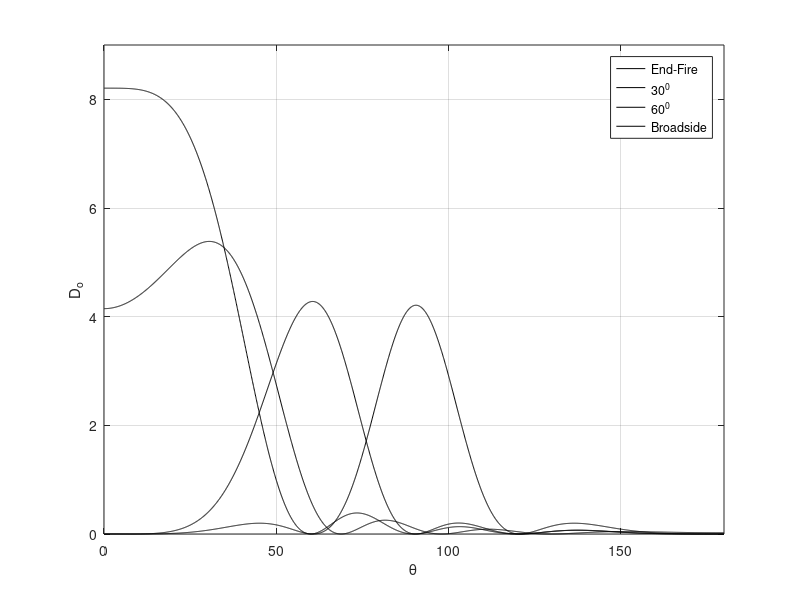

Recreate this plot in MATLAB.
%%%%%%%%%%%%%%%%%%%%%%%%%%%%%%%%%%%%%%%%%%%%%%%%%%%%%%%%%%%%%%
%%                                                          %%
%%  ******************************************************  %%
%%  * Smart Antennas for Wireless Applications w/ Matlab *  %%
%%  ******************************************************  %%
%%                                                          %%
%% Chapter 4: Fig 4.9                                       %%
%%                                                          %%
%% Author: Frank Gross                                      %%
%% McGraw-Hill, 2005                                        %%
%% Date:  4/24/2004                                         %%
%%                                                          %%
%% This code creates Fig 4.9, a family of steered array     %%
%%      maximum directivity curves for different            %%
%%      beamsteering angles.                                %%
%%%%%%%%%%%%%%%%%%%%%%%%%%%%%%%%%%%%%%%%%%%%%%%%%%%%%%%%%%%%%%      

%%------------------- Define Variables:---------------------%%
% N - number of array elements                               %
% theta - angle (deg)                                        %
% AF - array factor of N element array (inline)              %
% thetao - beamsteering angle (deg)                          %
% den - denominator of maximum directivity for ULA           %
% D - maximum directivity for ULA                            %
%%----------------------------------------------------------%%

%%----- Given Values -----%%

N = 4; delta = .0013; theta = delta:delta:pi;

%%----- Create Inline Function for Beamsteered Array Factor -----%%

AF=inline('(sin(.5*N*pi*(cos(x)-cos(theta0)))./(.5*N*pi*(cos(x)-cos(theta0)))).^2');

% Note: The argument of AF above could contain sin instead of cos. This just
% shifts the broadside of the array from 0 deg to 90 deg.

%%----- Determine Maximum Directivity for Beamsteered Array Factor -----%%

n = 0;
for i = 0:30:90
    n = n + 1;   
    theta0 = i*pi/180 + .01;
    den = trapz(theta,AF(N,theta0,theta).*sin(theta));
    D(n,:) = 2.*AF(N,theta0,theta)./den;
end

%%----- Plot Results -----%%

ang = theta*180/pi;
plot(ang,D(1,:),'k',ang,D(2,:),'k',ang,D(3,:),'k',ang,D(4,:),'k')
axis([0 180 0 2*N+1]), grid on
xlabel('\theta'), ylabel('D_o')
legend('End-Fire','30^0','60^0','Broadside')